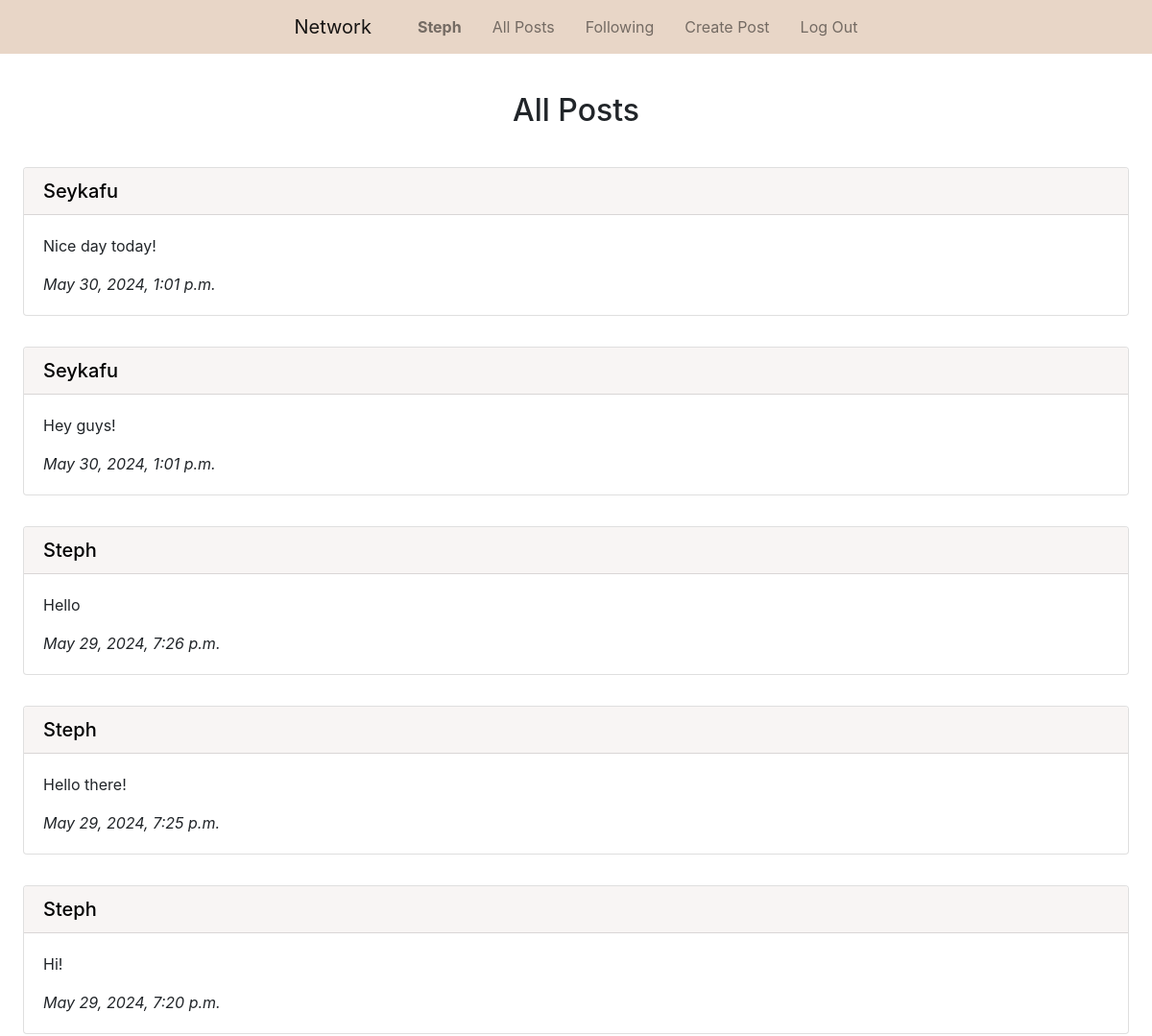
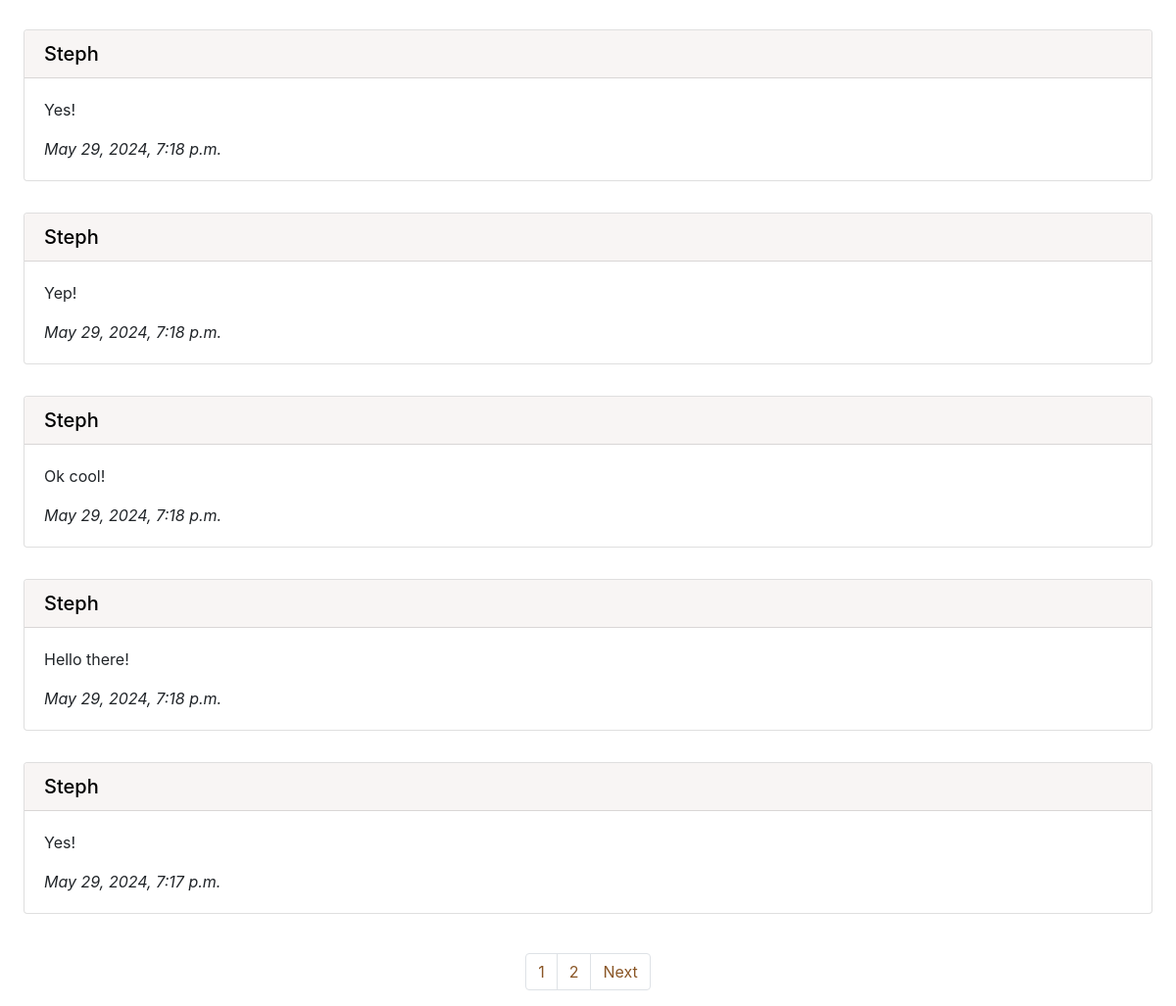
/ (signed in), run on the app's committed database (2 pictures, top to bottom).
### network/models.py (models this page shows, shortened)
class User(AbstractUser):
    pass

class Post(models.Model):
    content = models.CharField(max_length=300)
    user = models.ForeignKey(User, on_delete=models.CASCADE, related_name="post_user")
    date_time = models.DateTimeField(auto_now_add=True)

### network/views.py (the view)
# urls.py: path("", views.index, name="index"),
def index(request):
    all_posts = Post.objects.all().order_by("id").reverse()
    paginator = Paginator(all_posts, 10)
    page_number = request.GET.get("page")
    page_posts = paginator.get_page(page_number)
    return render(request, "network/index.html", {
        "page_posts": page_posts
    })

### network/templates/network/index.html (shortened to what this page needs)
{% extends "network/layout.html" %}
{% block body %}
    <h2 class="px-5 pt-4 pb-3 mt-3 text-center">All Posts</h2>
    {% for post in page_posts %}
        <div class="px-4 py-3">
            <div class="card">
                <h5 class="card-header bg-brown"><a class="blacklink" href="{% url 'profile' user_id=post.user.id %}">{{ post.user.username | capfirst }}</a></h5>
                <div class="card-body">
                <p class="card-text">{{ post.content }}</p>
                <p class="card-text"><i>{{ post.date_time }}</i></p>
                </div>
            </div>
        </div>
    {% endfor %}
    <br>
    <nav aria-label="Page navigation">
        <ul class="pagination d-flex justify-content-center">
            {% for i in page_posts.paginator.page_range %}
                <li class="page-item"><a class="page-link brown-text" href="?page={{ i }}">{{ i }}</a></li>
            {% endfor %}
            {% if page_posts.has_next %}
                <li class="page-item"><a class="page-link brown-text" href="?page={{ page_posts.next_page_number }}">Next</a></li>
            {% endif %}
        </ul>
      </nav>
{% endblock %}

### network/templates/network/layout.html (shortened to what this page needs)
{% load static %}
<!DOCTYPE html>
<html lang="en">
    <head>
        <link rel="stylesheet" href="https://stackpath.bootstrapcdn.com/bootstrap/4.4.1/css/bootstrap.min.css">
        <link href="{% static 'network/styles.css' %}" rel="stylesheet">
    </head>
    <body>
        <nav class="navbar navbar-expand-lg navbar-light bg-light justify-content-center">
            <a class="navbar-brand px-3" href="{% url 'index' %}">Network</a>
            <div>
              <ul class="navbar-nav mr-auto">
                {% if user.is_authenticated %}
                    <li class="nav-item">
                        <a class="nav-link px-3" href="{% url 'profile' user_id=user.id %}"><strong>{{ user.username | capfirst }}</strong></a>
                    </li>
                {% endif %}
                <li class="nav-item">
                  <a class="nav-link px-3" href="{% url 'index' %}">All Posts</a>
                </li>
                {% if user.is_authenticated %}
                    <li class="nav-item">
                        <a class="nav-link px-3" href="#">Following</a>
                    </li>
                    <li class="nav-item">
                        <a class="nav-link px-3" href="{% url 'create' %}">Create Post</a>
                    </li>
                    <li class="nav-item">
                        <a class="nav-link px-3" href="{% url 'logout' %}">Log Out</a>
                    </li>
                {% endif %}
              </ul>
            </div>
          </nav>
        <div class="body">
            {% block body %}
            {% endblock %}
        </div>
    </body>
</html>

### network/static/network/styles.css (style rules this page uses)
.blacklink { color: black !important; }
.bg-light { background-color: #e8d6c7 !important; }
.bg-brown { background-color: #f8f5f4 !important; }
.brown-text { color: #8a5626 !important; }

### data on the page
User: username "Steph"
Post: user.username "Seykafu", content "Nice day today!", date_time "May 30, 2024, 1:01 p.m."
Post: user.username "Seykafu", content "Hey guys!", date_time "May 30, 2024, 1:01 p.m."
Post: user.username "Steph", content "Hello", date_time "May 29, 2024, 7:26 p.m."
Post: user.username "Steph", content "Hello there!", date_time "May 29, 2024, 7:25 p.m."
Post: user.username "Steph", content "Hi!", date_time "May 29, 2024, 7:20 p.m."
Post: user.username "Steph", content "Yes!", date_time "May 29, 2024, 7:18 p.m."
Post: user.username "Steph", content "Yep!", date_time "May 29, 2024, 7:18 p.m."
Post: user.username "Steph", content "Ok cool!", date_time "May 29, 2024, 7:18 p.m."
Post: user.username "Steph", content "Hello there!", date_time "May 29, 2024, 7:18 p.m."
Post: user.username "Steph", content "Yes!", date_time "May 29, 2024, 7:17 p.m."

### other printed values
{{ i }} "1" "2"
